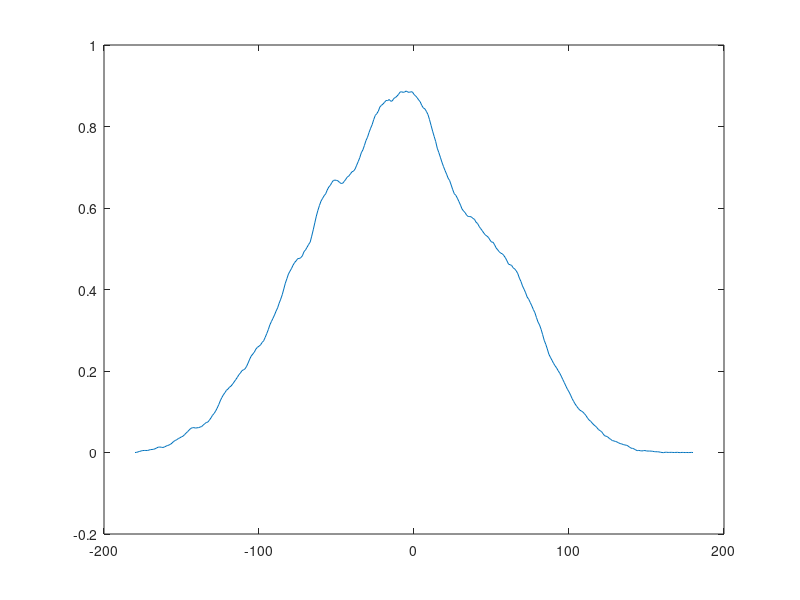
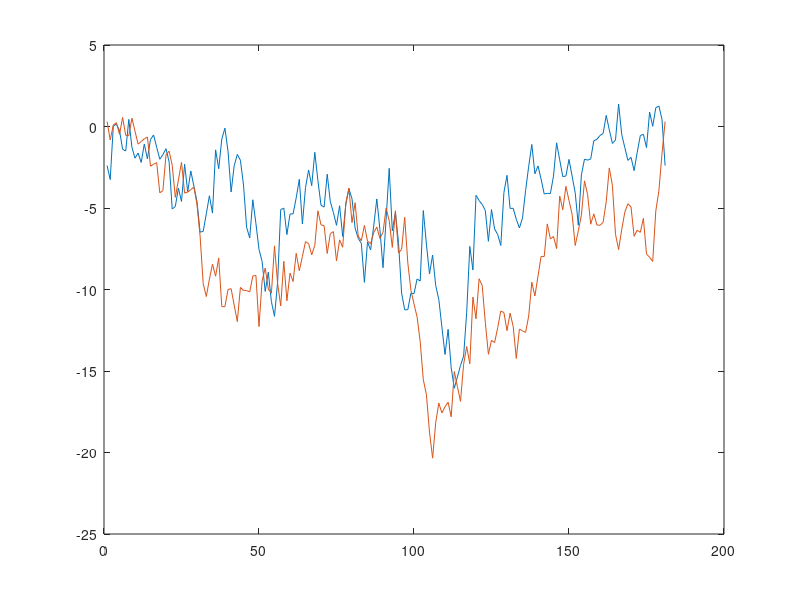

MATLAB code for these plots, in order:
clear all;
close all;
load m5data;
m1=m5-5;
clear m5;
load m5the;
m2= m5;
figure(2);
plot(1:length(m5),m1,1:length(m5),m2)
C=xcorr(m1,m2,'coeff');
figure(1);
plot(-length(m5)+1:length(m5)-1,C);
